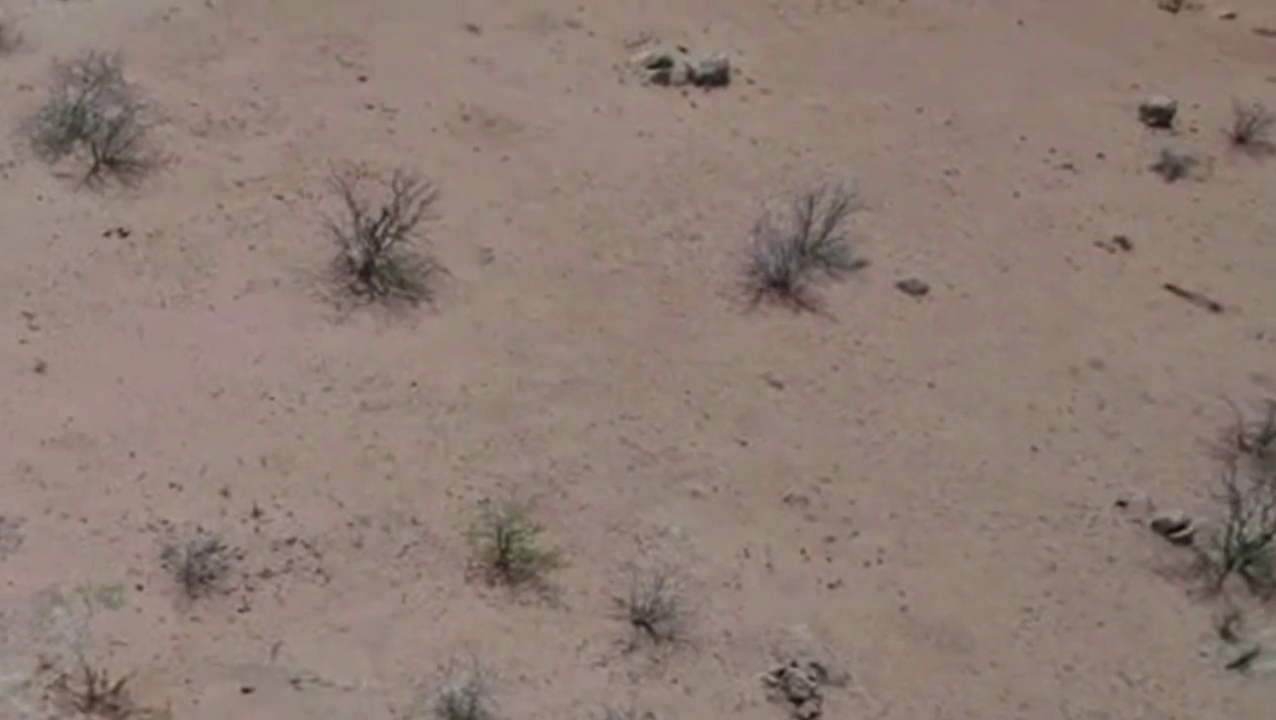
#> input picture frame 29 of desertPOVedit.mp4, 1276 x 720 px
$ python bushI.py
#> lines starting #> are read from the running program, lines starting #| are printed output that depends on the picture; after the words box and inside, x2 and y2 are one past the last pixel; in counts of white or black regions, pixels touching at a corner belong together
#> further down, frame is the input picture: shape (720, 1276, 3); mean B, G, R 115.7, 125.4, 141.5
import cv2
import numpy as np

def detect_obstructions(frame):
    # Convert the image to grayscale
    gray = cv2.cvtColor(frame, cv2.COLOR_BGR2GRAY)

    # Apply adaptive thresholding to create a binary image
    mask = cv2.adaptiveThreshold(gray, 255, cv2.ADAPTIVE_THRESH_GAUSSIAN_C,
                                 cv2.THRESH_BINARY_INV, 11, 2)
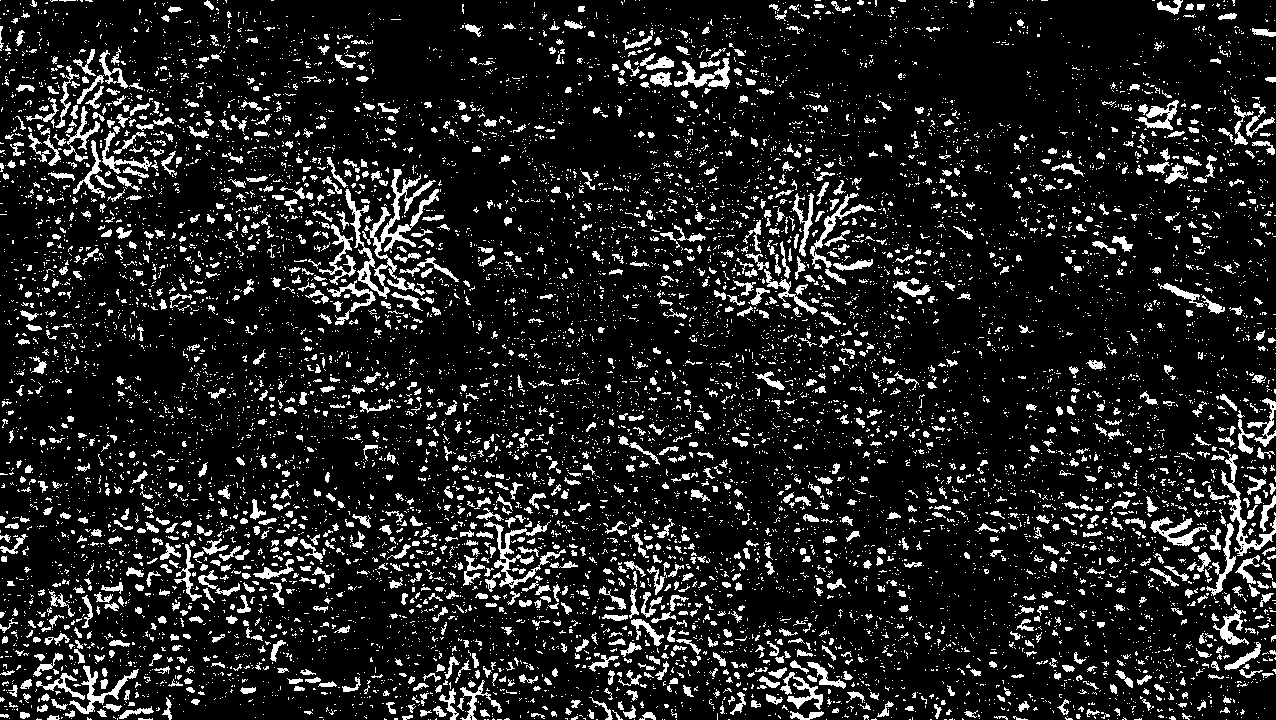
#> mask: shape (720, 1276); 12.6% white; 10719 white regions (9155 under 20 px), largest, box (x1, y1, x2, y2) and area: (345, 169, 439, 299) 2723, (484, 520, 566, 589) 1063, (1219, 448, 1276, 556) 976

    # Apply morphological operations to the mask
    kernel = np.ones((5, 5), np.uint8)
    mask = cv2.morphologyEx(mask, cv2.MORPH_CLOSE, kernel)
#> mask: shape (720, 1276); 19.2% white; 3879 white regions (2802 under 20 px), largest, box (x1, y1, x2, y2) and area: (272, 152, 475, 330) 11019, (5, 46, 182, 205) 8691, (1102, 446, 1276, 645) 8289
    mask = cv2.morphologyEx(mask, cv2.MORPH_OPEN, kernel)
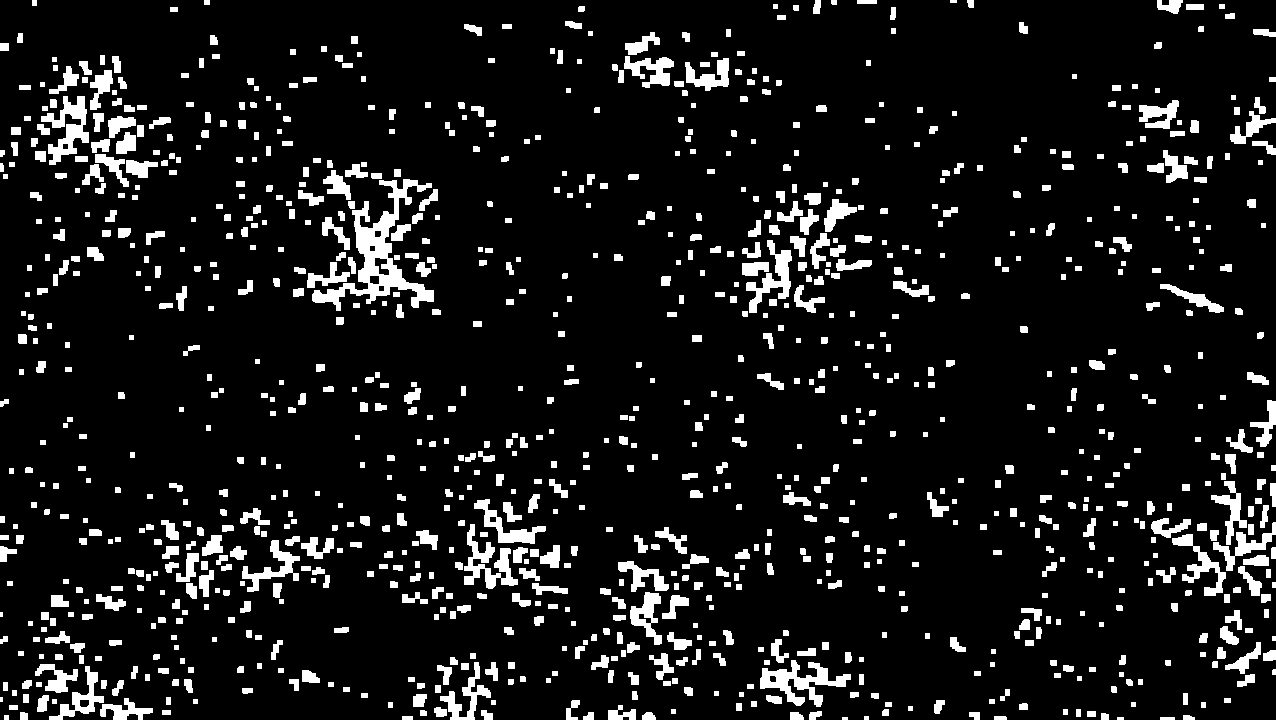
#> mask: shape (720, 1276); 9.5% white; 1054 white regions (3 under 20 px)

    # Find contours of the obstructions
    contours, _ = cv2.findContours(mask, cv2.RETR_EXTERNAL, cv2.CHAIN_APPROX_SIMPLE)
#> contours = 1054 contours, 177 with area under 20; largest, box (x1, y1, x2, y2) and area: (312, 179, 434, 311) 3996, (760, 660, 851, 707) 1480, (41, 96, 89, 165) 1240, (464, 524, 518, 589) 1122, (746, 240, 792, 313) 993

    # Highlight the obstructions
    for contour in contours:
        cv2.drawContours(frame, [contour], -1, (0, 255, 0), 2)  # Green color for obstructions
#> this loop made 1054 passes
#> contour on passes 1 to 3: [[1160, 717], [1160, 719], [1174, 719], [1174, 717]], [[1117, 717], [1117, 719], [1123, 719], [1123, 717]], [[842, 717], [842, 719], [847, 719], [847, 717]]
#> frame: shape (720, 1276, 3); 11.31% of pixels changed, all inside (x1, y1, x2, y2) = (0, 0, 1276, 720)

    # Divide the frame into 16 sections (4x4)
    height, width = frame.shape[:2]
    section_height = height // 4
    section_width = width // 4

    min_density = float('inf')
    best_section = None

    # Calculate the density of obstructions in each section
    for i in range(4):
        for j in range(4):
            section_mask = mask[i * section_height:(i + 1) * section_height, j * section_width:(j + 1) * section_width]
            density = cv2.countNonZero(section_mask) / (section_height * section_width)

            if density < min_density:
                min_density = density
                best_section = (i, j)
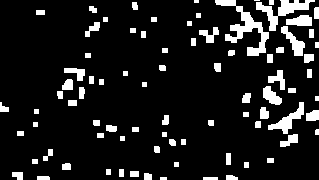
#> section_mask: shape (180, 319); 11.1% white; 83 white regions (2 under 20 px), largest, box (x1, y1, x2, y2) and area: (215, 0, 269, 56) 879, (256, 0, 315, 31) 604, (268, 102, 304, 134) 374
#> after the loop, best_section = (1, 3); min_density = 0.0396

    # Highlight the section with the least density of obstructions
    if best_section is not None:
        i, j = best_section
#> i = 1; j = 3
        cv2.rectangle(frame, (j * section_width, i * section_height),
                      ((j + 1) * section_width, (i + 1) * section_height),
                      (255, 0, 0), 2)  # Blue color for the best section
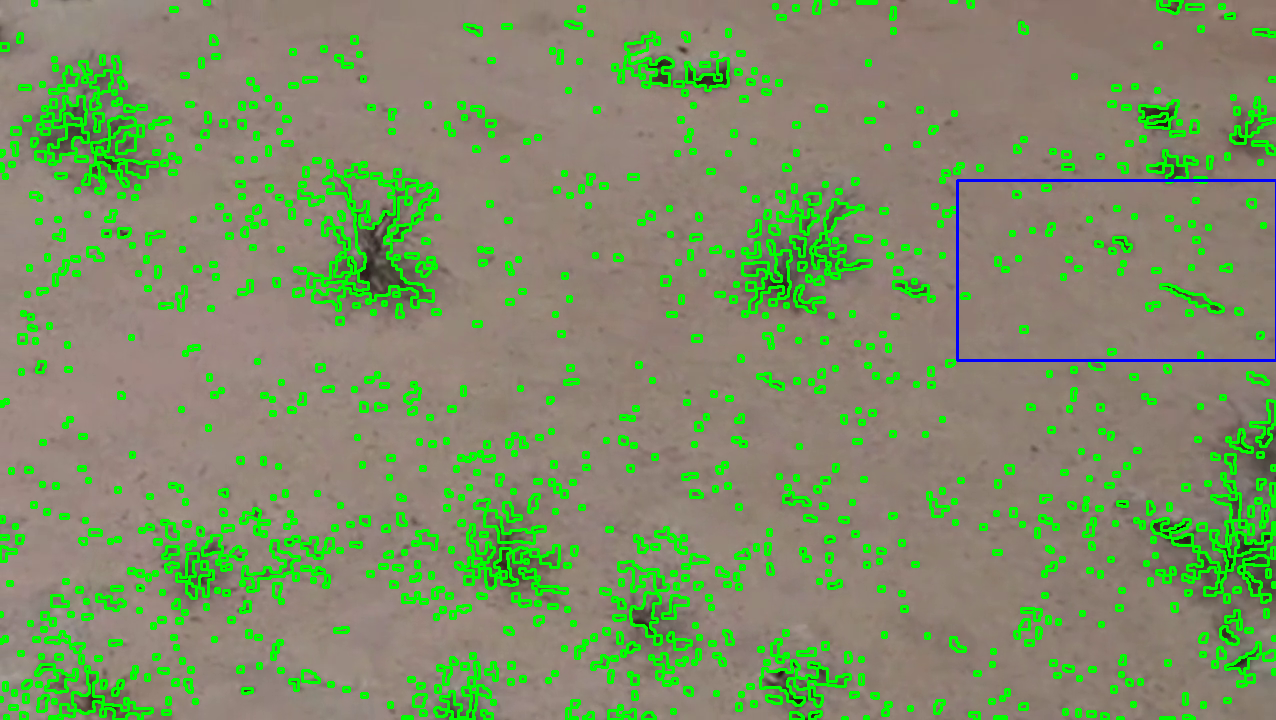
#> frame: shape (720, 1276, 3); mean B, G, R 104.7, 141.4, 127

    return frame

# Switch between image and video testing
test = "video"
# test = "image"

if test == "video":
    # Open the video file
    cap = cv2.VideoCapture('desertPOVedit.mp4')
    paused = False

    # Check if the video file opened successfully
    if not cap.isOpened():
        print("Error: Could not open video file.")
        exit()

    while cap.isOpened():
        if not paused:
            # Read a frame from the video
            ret, frame = cap.read()

            # If the frame was read successfully, process it
            if ret:
                # Process the frame
                processed_frame = detect_obstructions(frame)

                # Display the result
                cv2.imshow('Obstruction Detection', processed_frame)
            else:
                break

        # Check for key presses
        key = cv2.waitKey(30) & 0xFF  # Adjust the delay to control playback speed (e.g., 30 for slower playback)
#> (key q is pressed here)
        if key == ord('q'):
            break
        elif key == ord('p'):
            paused = not paused  # Toggle pause/play

    # Release the video capture object and close all OpenCV windows
    cap.release()
    cv2.destroyAllWindows()
elif test == "image":
    # Load the test image
    image = cv2.imread('vegetation.jpg')

    # Process the image
    processed_image = detect_obstructions(image)

    # Display the result
    cv2.imshow('Obstruction Detection', processed_image)
    cv2.waitKey(0)
    cv2.destroyAllWindows()

$ run again, starting later in the video
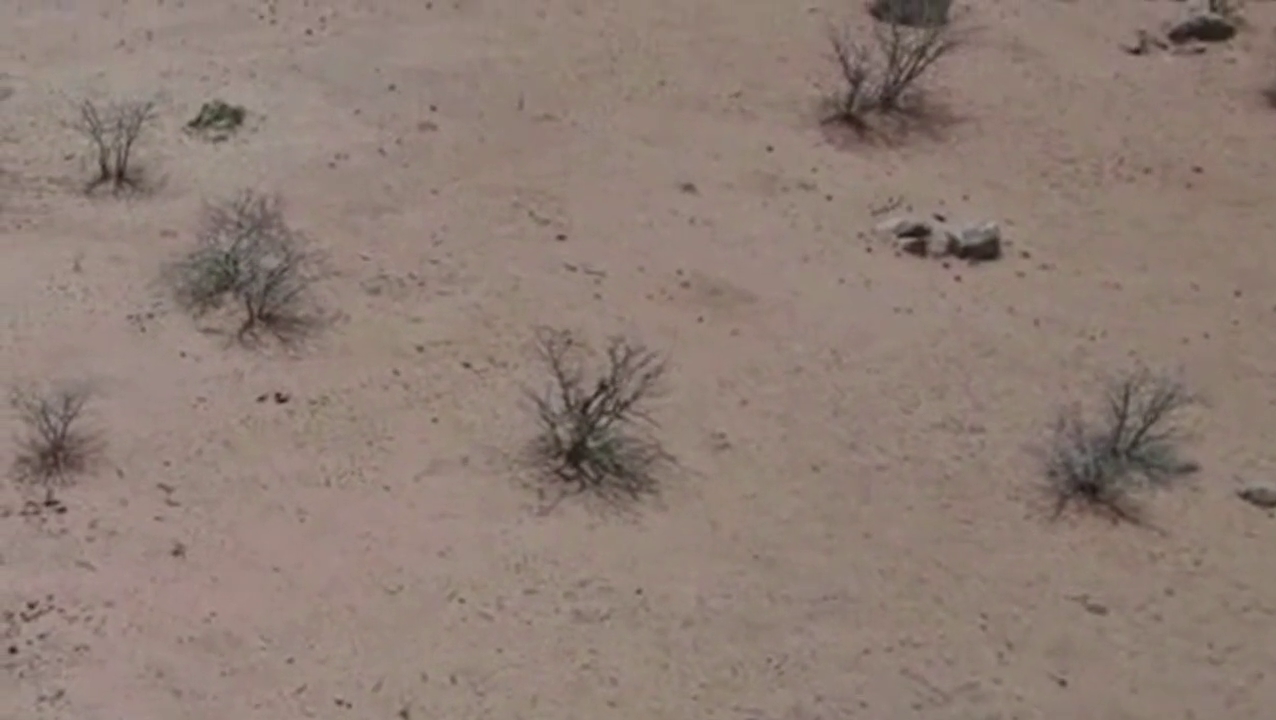
#> input picture frame 131 of desertPOVedit.mp4, 1276 x 720 px
#> frame is the input picture: shape (720, 1276, 3); mean B, G, R 116.4, 125.1, 142.2
#> contours = 1048 contours, 182 with area under 20; largest, box (x1, y1, x2, y2) and area: (519, 326, 641, 490) 5840, (196, 208, 308, 302) 3137, (858, 28, 945, 118) 2994, (8, 394, 87, 490) 2432, (106, 102, 159, 191) 1454
#> the loop in detect_obstructions, `for contour in contours:` made 1048 passes
#> contour on passes 1 to 3: [[986, 717], [986, 719], [990, 719], [990, 717]], [[816, 717], [816, 719], [820, 719], [820, 717]], [[54, 717], [54, 719], [59, 719], [59, 717]]
#> after the loop in detect_obstructions, `for i in range(4):`:
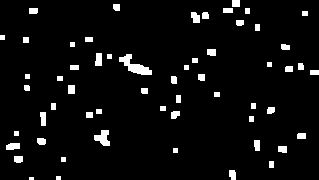
#> section_mask: shape (180, 319); 5% white; 58 white regions (1 under 20 px), largest, box (x1, y1, x2, y2) and area: (119, 54, 152, 75) 295, (94, 130, 110, 146) 162, (6, 143, 20, 150) 86
#> after the loop in detect_obstructions, `for i in range(4):`: best_section = (0, 1); min_density = 0.0272
#> i = 0; j = 1
#> in detect_obstructions, `cv2.rectangle(frame, (j * section_width, i * section_height), ((j + 1)..`:
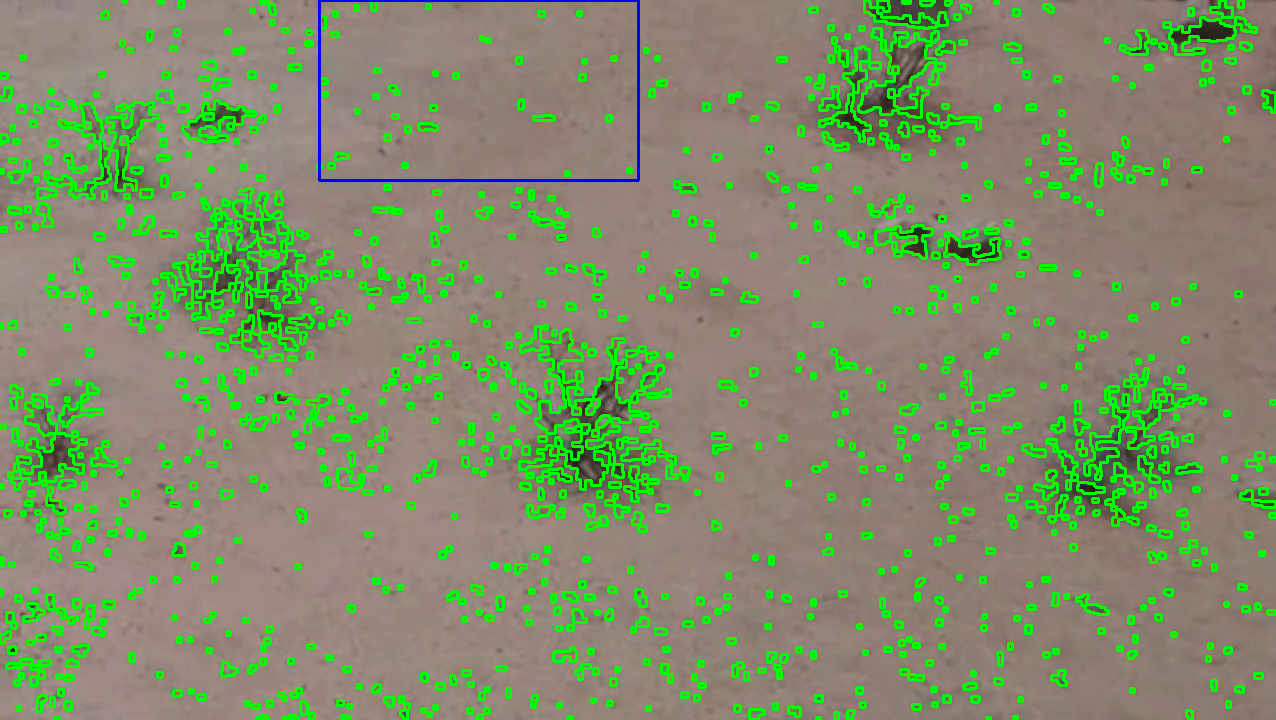
#> frame: shape (720, 1276, 3); mean B, G, R 104.8, 141.6, 127.1
